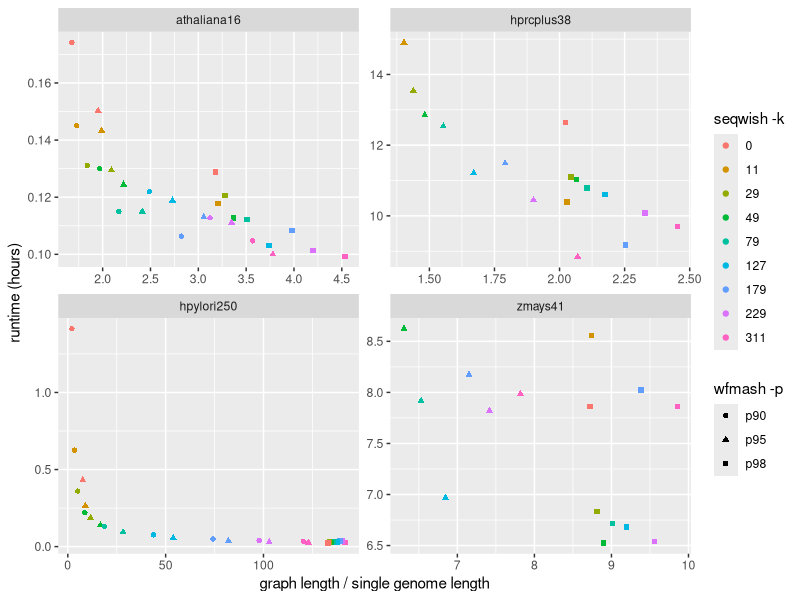
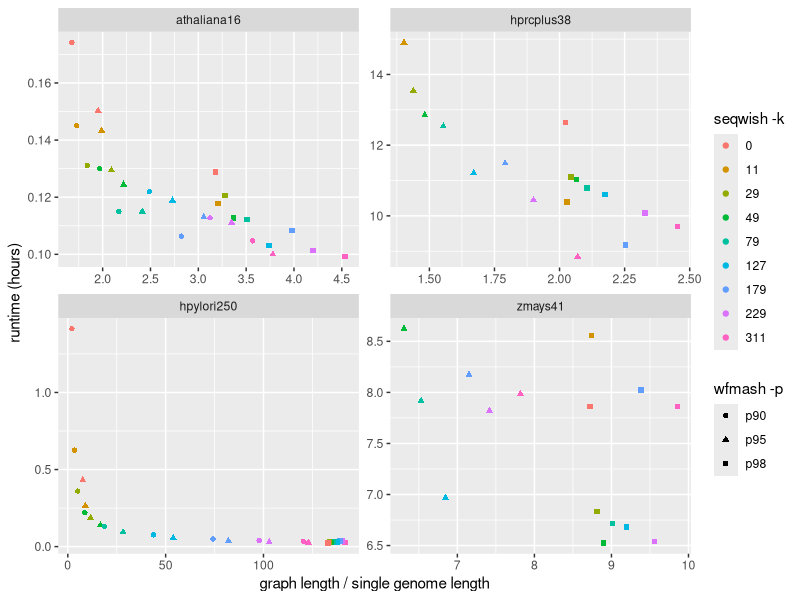

Write R code to recreate these figures, in order.
#!/usr/bin/env Rscript

require(tidyverse)
require(ggrepel)

x <- read.delim('stats/stats.tsv')

ggplot(subset(x, input.fasta=="athaliana16" & min.mapping.len=="l60k" | input.fasta=="hprcplus38" | input.fasta=="hpylori250" & min.mapping.len=="l15k" | input.fasta=="zmays41" & min.mapping.len=="l60k"),
       aes(x=graph.length.Gbps/(Gbps/n), y=time.seconds/3600, shape=map.ident, color=as.factor(k), label=min.mapping.len)) +
geom_point() +
facet_wrap(~input.fasta, scales="free") +
scale_x_continuous("graph length / single genome length") +
scale_y_continuous("runtime (hours)") +
scale_color_discrete("seqwish -k") +
scale_shape_discrete("wfmash -p")
#+ geom_text_repel(size=2)

ggsave("manuscript/fig_experiment_stats.pdf", height=4, width=5.5)
